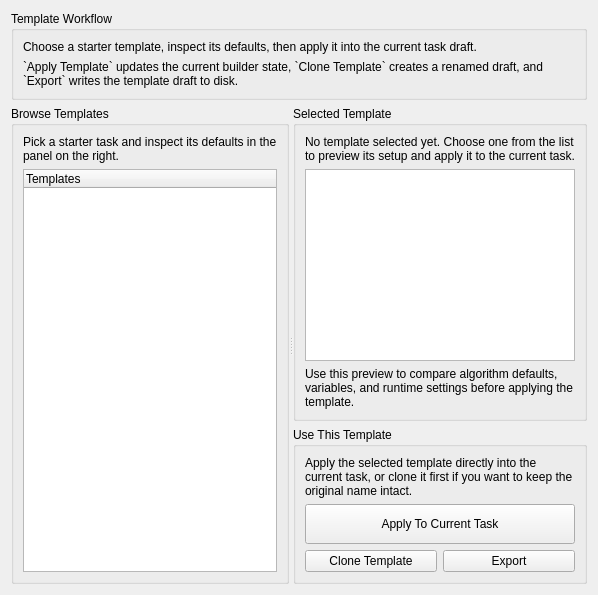
        <widget class="QWidget" name="page_templates">
         <layout class="QVBoxLayout" name="verticalLayout_templatesPage">
          <item>
           <widget class="QGroupBox" name="groupBox_templatesIntro">
            <property name="title">
             <string>Template Workflow</string>
            </property>
            <layout class="QVBoxLayout" name="verticalLayout_templatesIntro">
             <item>
              <widget class="QLabel" name="label_templateHint">
               <property name="text">
                <string>Choose a starter template, inspect its defaults, then apply it into the current task draft.</string>
               </property>
               <property name="wordWrap">
                <bool>true</bool>
               </property>
              </widget>
             </item>
             <item>
              <widget class="QLabel" name="label_templateSubHint">
               <property name="text">
                <string>`Apply Template` updates the current builder state, `Clone Template` creates a renamed draft, and `Export` writes the template draft to disk.</string>
               </property>
               <property name="wordWrap">
                <bool>true</bool>
               </property>
              </widget>
             </item>
            </layout>
           </widget>
          </item>
          <item>
           <widget class="QSplitter" name="splitter_templatesMain">
            <property name="orientation">
             <enum>Qt::Horizontal</enum>
            </property>
            <widget class="QGroupBox" name="groupBox_templateLibrary">
             <property name="minimumSize">
              <size>
               <width>220</width>
               <height>0</height>
              </size>
             </property>
             <property name="title">
              <string>Browse Templates</string>
             </property>
             <layout class="QVBoxLayout" name="verticalLayout_templateLibrary">
              <item>
               <widget class="QLabel" name="label_templateLibraryHint">
                <property name="text">
                 <string>Pick a starter task and inspect its defaults in the panel on the right.</string>
                </property>
                <property name="wordWrap">
                 <bool>true</bool>
                </property>
               </widget>
              </item>
              <item>
               <widget class="QTreeWidget" name="treeWidget_templates">
                <column>
                 <property name="text">
                  <string>Templates</string>
                 </property>
                </column>
               </widget>
              </item>
             </layout>
            </widget>
            <widget class="QWidget" name="widget_templateRight">
             <layout class="QVBoxLayout" name="verticalLayout_templateRight">
              <item>
               <widget class="QGroupBox" name="groupBox_templateDetails">
               <property name="title">
                 <string>Selected Template</string>
                </property>
                <layout class="QVBoxLayout" name="verticalLayout_templateDetails">
                 <item>
                  <widget class="QLabel" name="label_selectedTemplateSummary">
                   <property name="text">
                    <string>No template selected yet. Choose one from the list to preview its setup and apply it to the current task.</string>
                   </property>
                   <property name="wordWrap">
                    <bool>true</bool>
                   </property>
                  </widget>
                 </item>
                 <item>
                  <widget class="QPlainTextEdit" name="plainTextEdit_templateDetails">
                   <property name="minimumSize">
                    <size>
                     <width>0</width>
                     <height>180</height>
                    </size>
                   </property>
                  </widget>
                 </item>
                 <item>
                  <widget class="QLabel" name="label_templateDetailsHint">
                   <property name="text">
                    <string>Use this preview to compare algorithm defaults, variables, and runtime settings before applying the template.</string>
                   </property>
                   <property name="wordWrap">
                    <bool>true</bool>
                   </property>
                  </widget>
                 </item>
                </layout>
               </widget>
              </item>
              <item>
               <widget class="QGroupBox" name="groupBox_templateActions">
                <property name="title">
                 <string>Use This Template</string>
                </property>
                <layout class="QVBoxLayout" name="verticalLayout_templateActionsBox">
                 <item>
                  <widget class="QLabel" name="label_templateActionsHint">
                   <property name="text">
                    <string>Apply the selected template directly into the current task, or clone it first if you want to keep the original name intact.</string>
                   </property>
                   <property name="wordWrap">
                    <bool>true</bool>
                   </property>
                  </widget>
                 </item>
                 <item>
                  <widget class="QPushButton" name="pushButton_applyTemplate">
                   <property name="minimumSize">
                    <size>
                     <width>0</width>
                     <height>40</height>
                    </size>
                   </property>
                   <property name="text">
                    <string>Apply To Current Task</string>
                   </property>
                  </widget>
                 </item>
                 <item>
                  <layout class="QHBoxLayout" name="horizontalLayout_templateSecondaryActions">
                   <item>
                    <widget class="QPushButton" name="pushButton_cloneTemplate">
                     <property name="text">
                      <string>Clone Template</string>
                     </property>
                    </widget>
                   </item>
                   <item>
                    <widget class="QPushButton" name="pushButton_exportTemplate">
                     <property name="text">
                      <string>Export</string>
                     </property>
                    </widget>
                   </item>
                  </layout>
                 </item>
                </layout>
               </widget>
              </item>
             </layout>
            </widget>
           </widget>
          </item>
         </layout>
        </widget>
